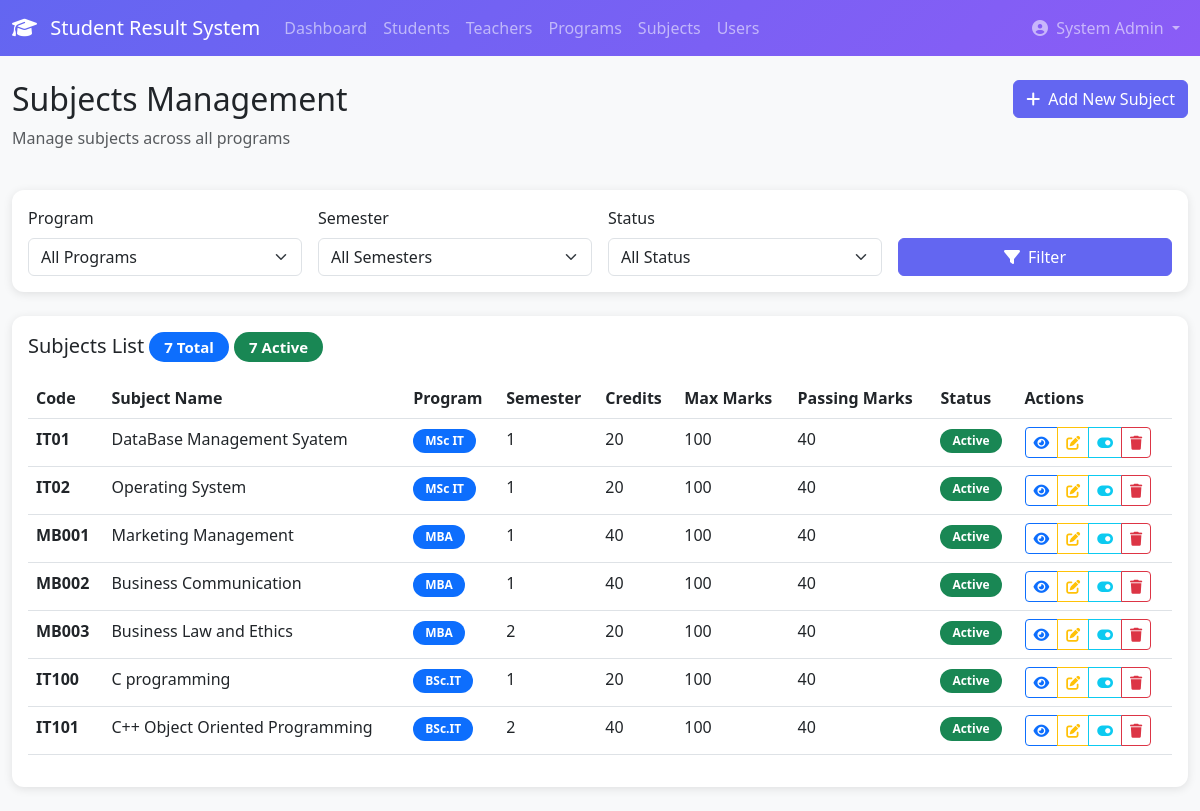
Page /courses/subjects/ (signed in) on the earlier database version.
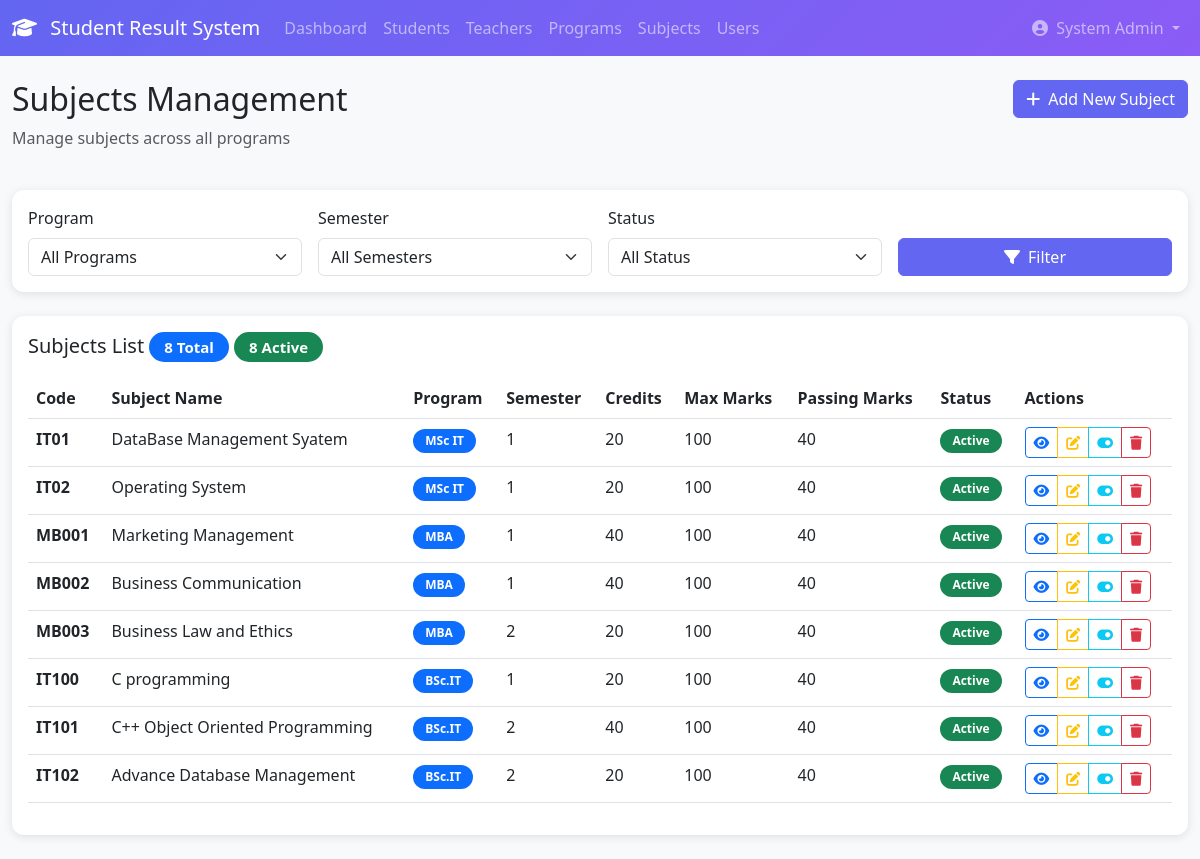
Same page on the later database version.
### courses/models.py (models this page shows, shortened)
class Subject(models.Model):
    program = models.ForeignKey(Program, on_delete=models.CASCADE, related_name='subjects')
    code = models.CharField(max_length=20, unique=True)
    name = models.CharField(max_length=200)
    semester = models.IntegerField()
    credits = models.IntegerField()
    max_marks = models.IntegerField(default=100)
    passing_marks = models.IntegerField(default=40)
    is_active = models.BooleanField(default=True)
    class Meta:
        db_table = 'subjects'
        ordering = ['semester', 'code']

class Program(models.Model):
    name = models.CharField(max_length=50, unique=True)
    duration_years = models.IntegerField(default=2)
    total_semesters = models.IntegerField(default=4)
    description = models.TextField(blank=True)
    is_active = models.BooleanField(default=True)
    created_at = models.DateTimeField(auto_now_add=True)
    class Meta:
        db_table = 'programs'

### courses/views.py (the view)
# urls.py: path('subjects/', views.subject_list, name='subject_list'),
@login_required
@user_passes_test(is_admin)
def subject_list(request):
    subjects = Subject.objects.select_related('program').all()
    program_filter = request.GET.get('program')
    semester_filter = request.GET.get('semester')
    status_filter = request.GET.get('status')
    if program_filter:
        subjects = subjects.filter(program_id=program_filter)
    if semester_filter:
        subjects = subjects.filter(semester=semester_filter)
    if status_filter == 'active':
        subjects = subjects.filter(is_active=True)
    elif status_filter == 'inactive':
        subjects = subjects.filter(is_active=False)
    subjects = subjects.order_by('program', 'semester', 'code')
    programs = Program.objects.filter(is_active=True).order_by('name')
    semesters = range(1, 9)
    context = {
        'subjects': subjects,
        'programs': programs,
        'semesters': semesters,
        'total_subjects': subjects.count(),
        'active_subjects': subjects.filter(is_active=True).count(),
        'selected_program': program_filter,
        'selected_semester': semester_filter,
        'selected_status': status_filter,
    }
    return render(request, 'courses/subject_list.html', context)

### accounts/models.py (called while the page is built)
    def get_full_name(self):
        full_name = f"{self.first_name} {self.last_name}"
        return full_name.strip() or self.username

    @property
    def is_admin(self):
        return self.role == 'admin'

### courses/views.py (called while the page is built)
def is_admin(user):
    return user.role == 'admin'

### courses/templates/courses/subject_list.html (shortened to what the changed rows need)
{% extends 'base.html' %}
{% load static %}
{% block content %}
<div class="container-fluid py-4">
    <div class="row mb-4">
        <div class="col-md-6">
            <h2>Subjects Management</h2>
        </div>
    </div>
    <div class="card">
        <div class="card-body">
            <h5 class="card-title mb-3">
                Subjects List
                <span class="badge bg-primary">{{ total_subjects }} Total</span>
                <span class="badge bg-success">{{ active_subjects }} Active</span>
            </h5>
            <div class="table-responsive">
                <table class="table table-hover">
                    <thead>
                        <tr>
                            <th>Code</th>
                            <th>Subject Name</th>
                            <th>Program</th>
                            <th>Semester</th>
                            <th>Credits</th>
                            <th>Max Marks</th>
                            <th>Passing Marks</th>
                            <th>Status</th>
                            <th>Actions</th>
                        </tr>
                    </thead>
                    <tbody>
                        {% for subject in subjects %}
                        <tr>
                            <td><strong>{{ subject.code }}</strong></td>
                            <td>{{ subject.name }}</td>
                            <td>
                                <span class="badge bg-primary">{{ subject.program.name }}</span>
                            </td>
                            <td>{{ subject.semester }}</td>
                            <td>{{ subject.credits }}</td>
                            <td>{{ subject.max_marks }}</td>
                            <td>{{ subject.passing_marks }}</td>
                            <td>
                                {% if subject.is_active %}
                                    <span class="badge bg-success">Active</span>
                                {% else %}
                                    <span class="badge bg-secondary">Inactive</span>
                                {% endif %}
                            </td>
                            <td>
                                <div class="btn-group" role="group">
                                    <a href="{% url 'subject_detail' subject.pk %}"
                                       class="btn btn-sm btn-outline-primary"
                                       title="View Details">
                                        <i class="fas fa-eye"></i>
                                    </a>
                                    <a href="{% url 'subject_edit' subject.pk %}"
                                       class="btn btn-sm btn-outline-warning"
                                       title="Edit">
                                        <i class="fas fa-edit"></i>
                                    </a>
                                    <a href="{% url 'subject_toggle_status' subject.pk %}"
                                       class="btn btn-sm btn-outline-info"
                                       title="Toggle Status">
                                        <i class="fas fa-toggle-on"></i>
                                    </a>
                                    <a href="{% url 'subject_delete' subject.pk %}"
                                       class="btn btn-sm btn-outline-danger"
                                       title="Delete">
                                        <i class="fas fa-trash"></i>
                                    </a>
                                </div>
                            </td>
                        </tr>
                        {% empty %}
                        <tr>
                            <td colspan="9" class="text-center text-muted py-4">
                                No subjects found. <a href="{% url 'subject_add' %}">Add your first subject</a>
                            </td>
                        </tr>
                        {% endfor %}
                    </tbody>
                </table>
            </div>
        </div>
    </div>
</div>
{% endblock %}
{% block extra_css %}
<link rel="stylesheet" href="https://cdnjs.cloudflare.com/ajax/libs/font-awesome/6.4.0/css/all.min.css">
{% endblock %}

Differences in the rows shown:
added Subject: code "IT102", name "Advance Database Management", program.name "BSc.IT", semester "2", credits "20", max_marks "100", passing_marks "40", is_active "Active"
Other differences:
{{ total_subjects }}: "7" → "8"
{{ active_subjects }}: "7" → "8"
